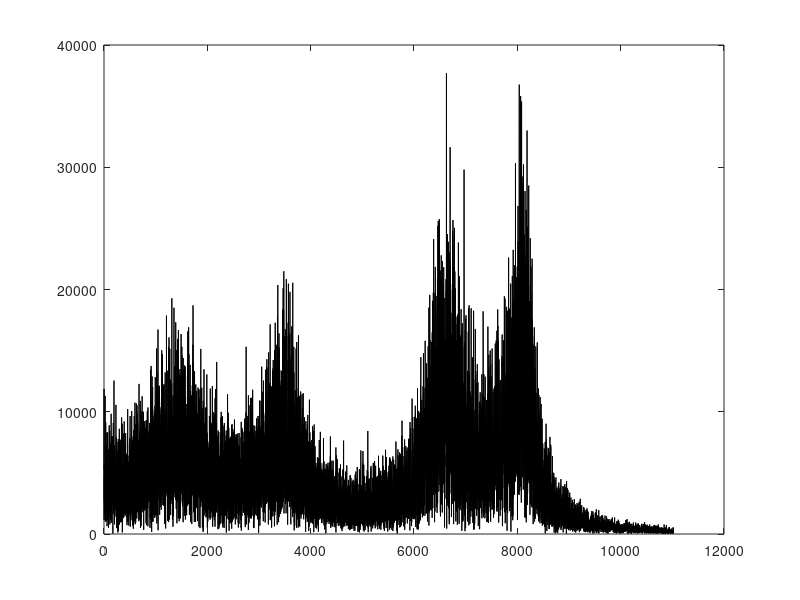

This chart was generated by the following MATLAB code:
fs = 44100;

f = 300;
set(gcf,'color','w');

impulstrain = zeros(1*fs,1);
sound(impulstrain,fs);

noise = wgn(fs,1,0.5);



for i = 1:length(impulstrain)
   if mod(i,floor(fs/f)) == 0 
        impulstrain(i+2) = 0.0;
        impulstrain(i+1) = 0.5;
        impulstrain(i) = 1;
        impulstrain(i-1) = 0.95;
        impulstrain(i-2) = 0.9;
        impulstrain(i-3) = 0.8;
        impulstrain(i-4) = 0.7;
        impulstrain(i-5) = 0.6;
        impulstrain(i-6) = 0.4;
        impulstrain(i-7) = 0.3;
        impulstrain(i-8) = 0.2;
        impulstrain(i-9) = 0.1;
        impulstrain(i-10) = 0.0;
   end
end

%x = impulstrain(1:1*fs);
x = noise;
%support = 1:length(x);
%plot(support(1:700)/fs,x(1:700), 'Color', 'k');
%axis([0, 0.016 , 0, 1.3])

%plot(support(1:700)/fs,noise(1:700), 'Color', 'k');
%plot(x);

%Y = abs(fft(x));
Y = abs(fft(noise));
support = 0:length(Y)-1;
support = support*fs/length(Y);
spec = Y(1: floor(0.5*(length(Y)/2 + 1)) );
%plot(support(1:length(spec)),spec, 'Color','k');

B = [ 1,  -1.28317,  0.556181 ];
A = [ 1, -5.43366,  14.3935, -24.0605,  27.5971, -22.1768,  12.2023, -4.21549, 0.702507 ];
filteredX = filter(B,A,x);
%sound(filteredX,fs);

B2 = 1;
A2 = [ 1, -0.0158416,   0.554424 ];
filteredX = filter(B2,A2,filteredX);


filteredY = abs(fft(filteredX));
filteredY = filteredY(1: floor(0.5*length(filteredY)/2));
plot(support(1:length(filteredY)),filteredY,'Color','k');


%[h,w] = freqz(B,A,2^11);
%[h,w] = freqz(B2,A2,2^11);
%h = abs(h(1:0.5*length(h)));
%support = 0:length(Y)-1;
%support = support*fs/(length(Y)*2-1);
%plot(support(1:length(h)),h,'Color','k');
